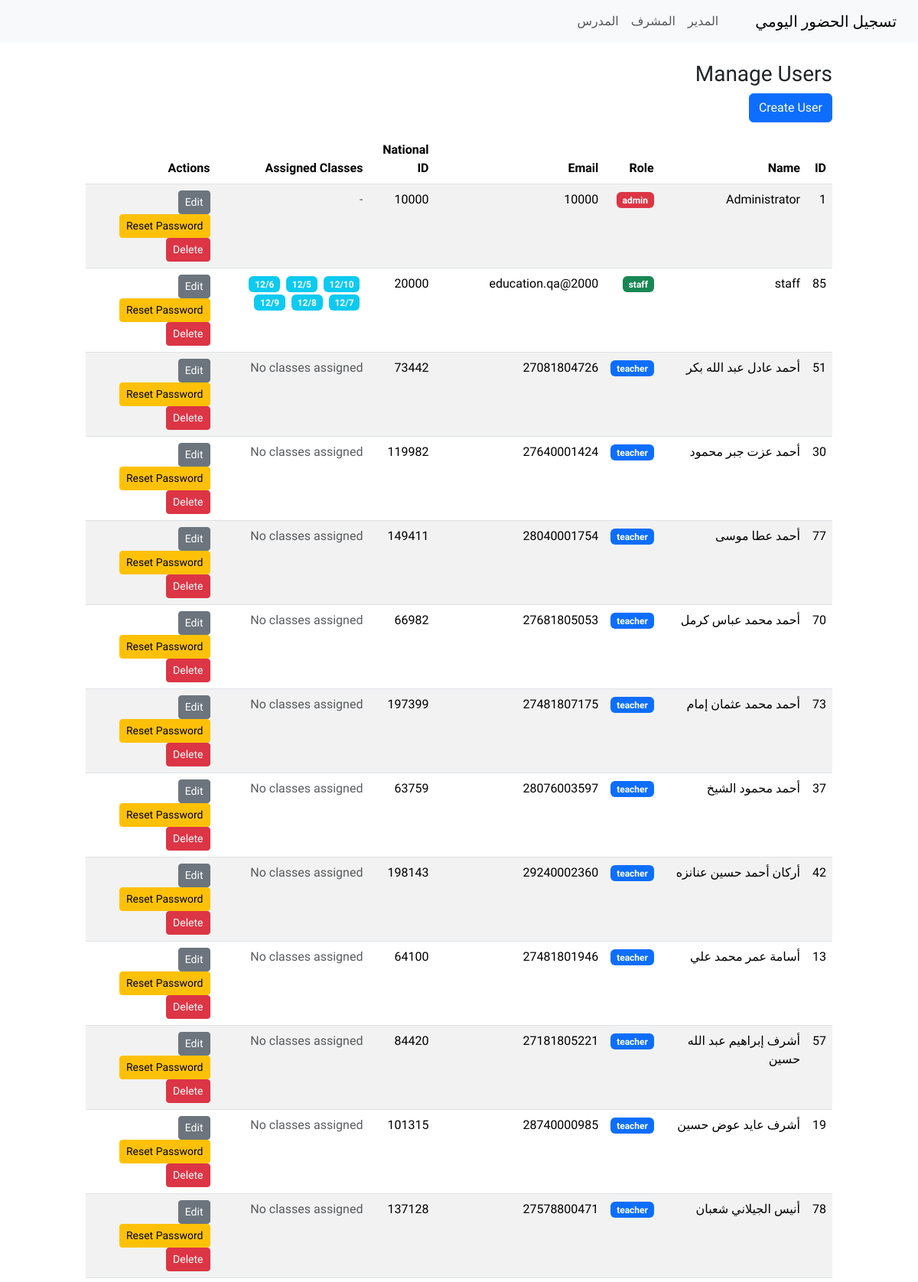
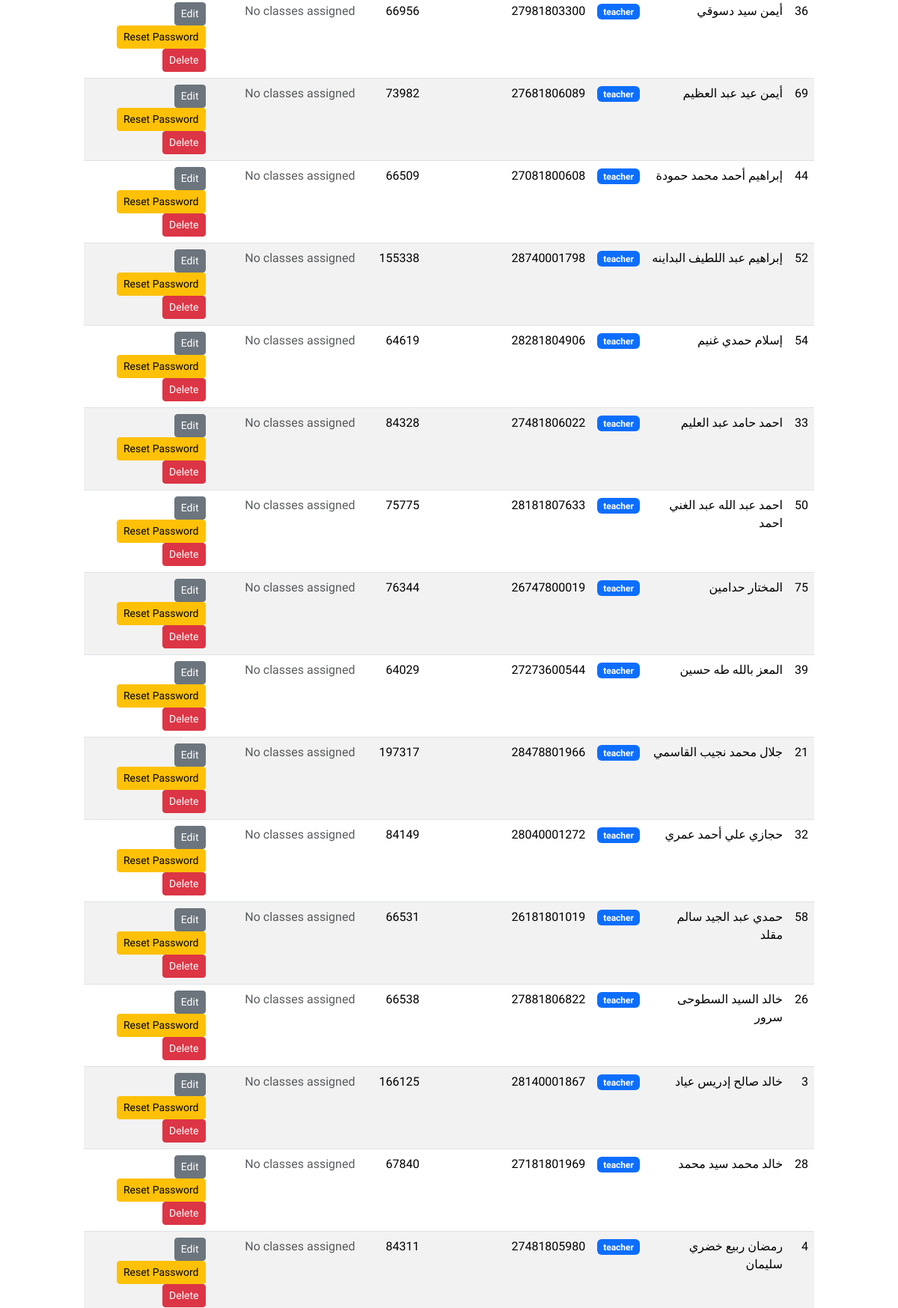
The app's page /admin/users (signed in, upper part) with its own data (2 pictures, top to bottom).
### tables this page shows
CREATE TABLE "user" (
	"id"	INTEGER NOT NULL,
	"name"	VARCHAR(150) NOT NULL,
	"role"	VARCHAR(50) NOT NULL,
	"password_hash"	VARCHAR(200),
	"national_id"	VARCHAR(50),
	"classes"	VARCHAR(200),
	"email"	VARCHAR(50),
	PRIMARY KEY("id")
);

CREATE TABLE school_class (
	id INTEGER NOT NULL, 
	name VARCHAR(120) NOT NULL, 
	PRIMARY KEY (id)
);

### app.py (the view)
@app.route('/admin/users')
@login_required
def admin_users():
    if not admin_required():
        return redirect(url_for('index'))
    conn = get_db()
    rows = conn.execute("SELECT * FROM user ORDER BY name").fetchall()
    users = [RowObject(r) for r in rows]
    classes_rows = conn.execute("SELECT * FROM school_class").fetchall()
    classes_dict = {str(r['id']): r['name'] for r in classes_rows}
    return render_template('admin_users.html', users=users, classes_dict=classes_dict)

### app.py (called while the page is built)
def get_db():
    db_conn = getattr(g, '_database', None)
    if db_conn is None:
        db_conn = sqlite3.connect(DATABASE, detect_types=sqlite3.PARSE_DECLTYPES)
        db_conn.row_factory = sqlite3.Row
        g._database = db_conn
    return db_conn

@login_manager.user_loader
def load_user(user_id):
    conn = get_db()
    row = conn.execute("SELECT * FROM user WHERE id = ?", (int(user_id),)).fetchone()
    return SimpleUser(row) if row else None

def admin_required():
    if not current_user.is_authenticated or current_user.role != 'admin':
        flash('Unauthorized', 'danger')
        return False
    return True

    def __getattr__(self, name):
        try:
            return self._r[name]
        except Exception:
            raise AttributeError(name)

### templates/admin_users.html (shortened to what this page needs)
{% extends 'layout.html' %}
{% block content %}
<h3>Manage Users</h3>
<a class="btn btn-primary mb-3" href="{{ url_for('admin_users_create') }}">Create User</a>
<table class="table table-striped">
    <thead>
        <tr>
            <th>ID</th>
            <th>Name</th>
            <th>Role</th>
            <th>Email</th>
            <th>National ID</th>
            <th>Assigned Classes</th>
            <th>Actions</th>
        </tr>
    </thead>
    <tbody>
        {% for u in users %}
        <tr>
            <td>{{u.id}}</td>
            <td>{{u.name}}</td>
            <td>
                <span
                    class="badge bg-{% if u.role=='admin' %}danger{% elif u.role=='teacher' %}primary{% elif u.role=='staff' %}success{% else %}secondary{% endif %}">
                    {{u.role}}
                </span>
            </td>
            <td>{{u.email or '-'}}</td>
            <td>{{u.national_id or '-'}}</td>
            <td>
                {% if (u.role == 'teacher' or u.role == 'staff') and u.classes %}
                {% set class_ids = u.classes.split(',') %}
                {% for cid in class_ids %}
                {% if cid.strip() %}
                <span class="badge bg-info me-1">{{ classes_dict.get(cid.strip(), 'Unknown') }}</span>
                {% endif %}
                {% endfor %}
                {% elif u.role == 'teacher' or u.role == 'staff' %}
                <span class="text-muted">No classes assigned</span>
                {% else %}
                <span class="text-muted">-</span>
                {% endif %}
            </td>
            <td>
                <a class="btn btn-sm btn-secondary" href="{{ url_for('admin_users_edit', user_id=u.id) }}">
                     Edit
                </a>
                <a class="btn btn-sm btn-warning" href="{{ url_for('admin_users_reset_password', user_id=u.id) }}">
                     Reset Password
                </a>
                <form method="post" action="{{ url_for('admin_users_delete', user_id=u.id) }}"
                    style="display:inline-block" onsubmit="return confirm('Delete user?')">
                    <button class="btn btn-sm btn-danger">
                         Delete
                    </button>
                </form>
            </td>
        </tr>
        {% endfor %}
    </tbody>
</table>
{% endblock %}

### static/css/style.css (style rules this page uses)
body { font-family: 'Tajawal', Tahoma, Geneva, Verdana, sans-serif; }

### records on screen
user: name "Administrator", role "admin", email "10000", national "10000"
user: name "staff", role "staff", email "2000@education.qa", national "20000"
school_class: get "12/10"
school_class: get "12/5"
school_class: get "12/6"
school_class: get "12/7"
school_class: get "12/8"
school_class: get "12/9"
user: name "أحمد عادل عبد الله بكر", role "teacher", email "27081804726", national "73442"
user: name "أحمد عزت جبر محمود", role "teacher", email "27640001424", national "119982"
user: name "أحمد عطا موسى", role "teacher", email "28040001754", national "149411"
user: name "أحمد محمد عباس كرمل", role "teacher", email "27681805053", national "66982"
user: name "أحمد محمد عثمان إمام", role "teacher", email "27481807175", national "197399"
user: name "أحمد محمود الشيخ", role "teacher", email "28076003597", national "63759"
user: name "أركان أحمد حسين عنانزه", role "teacher", email "29240002360", national "198143"
user: name "أسامة عمر محمد علي", role "teacher", email "27481801946", national "64100"
user: name "أشرف إبراهيم عبد الله حسين", role "teacher", email "27181805221", national "84420"
user: name "أشرف عايد عوض حسين", role "teacher", email "28740000985", national "101315"
user: name "أنيس الجيلاني شعبان", role "teacher", email "27578800471", national "137128"
user: name "أيمن سيد دسوقي", role "teacher", email "27981803300", national "66956"
user: name "أيمن عيد عبد العظيم", role "teacher", email "27681806089", national "73982"
user: name "إبراهيم أحمد محمد حمودة", role "teacher", email "27081800608", national "66509"
user: name "إبراهيم عبد اللطيف البداينه", role "teacher", email "28740001798", national "155338"
user: name "إسلام حمدي غنيم", role "teacher", email "28281804906", national "64619"
user: name "احمد حامد عبد العليم", role "teacher", email "27481806022", national "84328"
user: name "احمد عبد الله عبد الغني احمد", role "teacher", email "28181807633", national "75775"
user: name "المختار حدامين", role "teacher", email "26747800019", national "76344"
user: name "المعز بالله طه حسين", role "teacher", email "27273600544", national "64029"
user: name "جلال محمد نجيب القاسمي", role "teacher", email "28478801966", national "197317"
user: name "حجازي علي أحمد عمري", role "teacher", email "28040001272", national "84149"
user: name "حمدي عبد الجيد سالم مقلد", role "teacher", email "26181801019", national "66531"
user: name "خالد السيد السطوحى سرور", role "teacher", email "27881806822", national "66538"
user: name "خالد صالح إدريس عياد", role "teacher", email "28140001867", national "166125"
user: name "خالد محمد سيد محمد", role "teacher", email "27181801969", national "67840"
user: name "رمضان ربيع خضري سليمان", role "teacher", email "27481805980", national "84311"

### other values on screen
{{ u.id }} "1" "85" "51" "30" "77" "70" "73" "37" "42" "13" "57" "19" "78" "36" "69" "44" "52" "54" "33" "50" "75" "39" "21" "32" "58" "26" "3" "28" "4"
